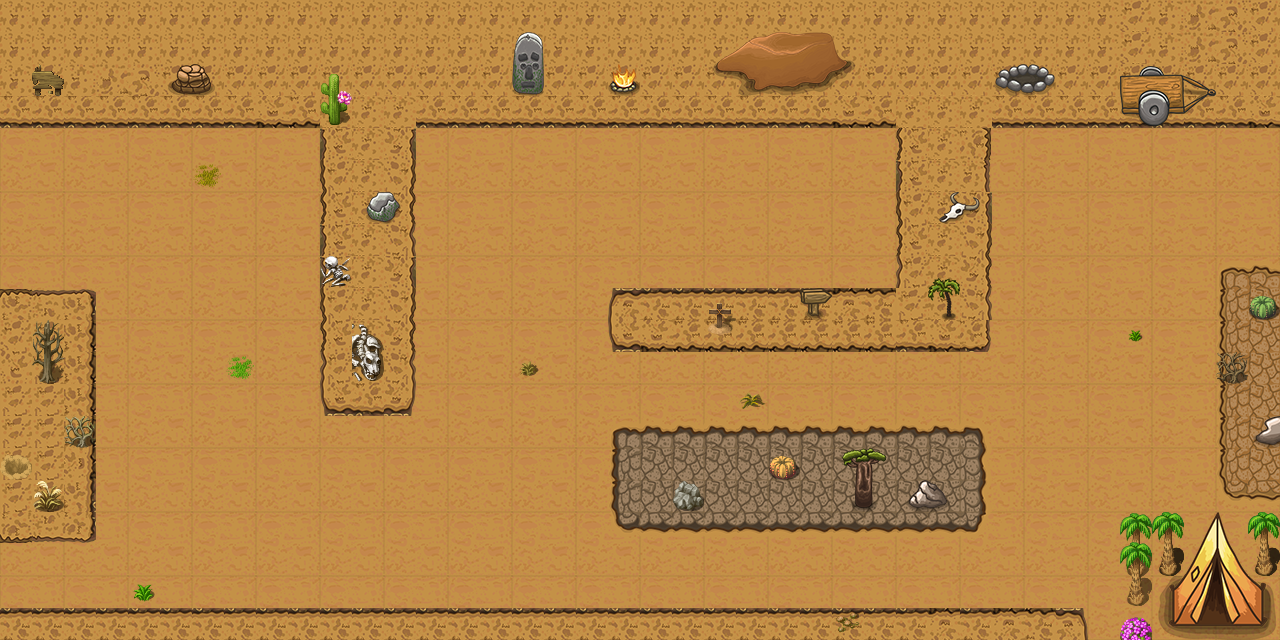

The image is a tile-based game level rendered from a .tmx file. Its description and source (layers, tilesets, objects; grid data summarised) follow:
An orthogonal 40x20 tile map with 32x32 px tiles, 4 tile layers (ground, ground2, deco, tent), 4 tilesets and 6 objects (start, end, skeleton2, skeleton3, skeleton1, ...).

<map version="1.10" tiledversion="1.10.1" orientation="orthogonal" renderorder="right-down" width="40" height="20" tilewidth="32" tileheight="32" infinite="0" nextlayerid="7" nextobjectid="10">
 <editorsettings>
  <export target="lv2.tmj" format="json" />
 </editorsettings>
 <tileset firstgid="1" name="desert1" tilewidth="32" tileheight="32" tilecount="256" columns="16">
  <image source="desert1.png" width="512" height="512" />
 </tileset>
 <tileset firstgid="257" name="desert2" tilewidth="32" tileheight="32" tilecount="629" columns="17">
  <image source="desert2.png" width="544" height="1184" />
 </tileset>
 <tileset firstgid="886" name="desert3" tilewidth="32" tileheight="32" tilecount="234" columns="13">
  <image source="desert3.png" width="416" height="576" />
 </tileset>
 <tileset firstgid="1120" name="desert4" tilewidth="32" tileheight="32" tilecount="256" columns="16">
  <image source="desert4.png" width="512" height="512" />
 </tileset>
 <layer id="1" name="ground" width="40" height="20">
  <data>[800 cells, 800 non-empty, 4 distinct tile ids]</data>
 </layer>
 <objectgroup id="5" name="ObjectLayer">
  <object id="1" name="start" x="32.1468" y="220.834">
   <point />
  </object>
  <object id="2" name="end" x="1214.59" y="595.414">
   <point />
  </object>
  <object id="3" name="skeleton2" x="142.563" y="371.784">
   <point />
  </object>
  <object id="5" name="skeleton3" x="1183.83" y="339.637">
   <point />
  </object>
  <object id="7" name="skeleton1" x="542.302" y="503.166">
   <point />
  </object>
  <object id="8" name="skeleton4" x="812.055" y="245.993">
   <point />
  </object>
 </objectgroup>
 <layer id="2" name="ground2" width="40" height="20">
  <data>[800 cells, 348 non-empty, 35 distinct tile ids]</data>
 </layer>
 <layer id="3" name="deco" width="40" height="20">
  <data>[800 cells, 61 non-empty, 61 distinct tile ids]</data>
 </layer>
 <layer id="4" name="tent" width="40" height="20">
  <data>[800 cells, 20 non-empty, 18 distinct tile ids]</data>
 </layer>
</map>
